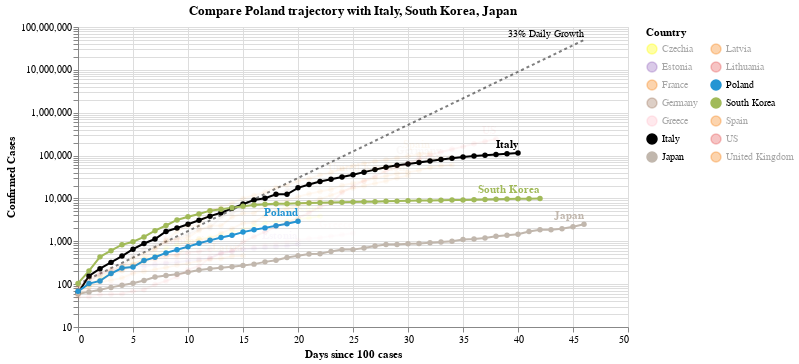

Notebook code cell kept with this figure:
### Code cell
#hide_input
chart3 = make_since_chart(['Poland'])
chart3

### Figure 1 — Vega-Lite specification as saved in the notebook (floating-point values rounded to 4 significant figures; data arrays with more than 128 entries replaced by an {"elided": "..."} marker saying what was removed)
{"config": {"view": {"continuousWidth": 400, "continuousHeight": 300}}, "layer": [{"mark": {"type": "line", "color": "black", "opacity": 0.5, "strokeDash": [3, 3]}, "encoding": {"x": {"type": "quantitative", "field": "Days since 100 cases"}, "y": {"type": "quantitative", "field": "Confirmed Cases"}}}, {"mark": {"type": "text", "align": "right", "dy": -6, "fontSize": 10, "text": "33% Daily Growth"}, "encoding": {"x": {"type": "quantitative", "field": "Days since 100 cases"}, "y": {"type": "quantitative", "field": "Confirmed Cases"}}, "transform": [{"filter": "(datum['Days since 100 cases'] >= 46)"}]}, {"data": {"name": "data-b733c0c76dd7a9fe1c9ecd5a2d86b7e3"}, "mark": {"type": "line", "point": true}, "encoding": {"color": {"type": "nominal", "field": "Country", "legend": {"columns": 2}, "scale": {"domain": ["Czechia", "Estonia", "France", "Germany", "Greece", "Italy", "Japan", "Latvia", "Lithuania", "Poland", "South Korea", "Spain", "US", "United Kingdom"], "range": ["yellow", "#9467bd", "#F58518", "#9D755D", "pink", "black", "#C1B7AD", "#F58518", "#E45756", "#2495D3", "#A1BA59", "#F58518", "#E45756", "#F58518"]}}, "opacity": {"condition": {"value": 1, "selection": "selector001"}, "value": 0.05}, "tooltip": [{"type": "nominal", "field": "Country"}, {"type": "temporal", "field": "Date"}, {"type": "quantitative", "field": "Confirmed Cases"}, {"type": "quantitative", "field": "Days since 100 cases"}], "x": {"type": "quantitative", "field": "Days since 100 cases"}, "y": {"type": "quantitative", "field": "Confirmed Cases", "scale": {"type": "log"}}}, "selection": {"selector001": {"type": "multi", "fields": ["Country"], "bind": "legend", "init": [{"Country": "Poland"}, {"Country": "Italy"}, {"Country": "South Korea"}, {"Country": "Japan"}]}}, "width": 550}, {"data": {"name": "data-b733c0c76dd7a9fe1c9ecd5a2d86b7e3"}, "mark": {"type": "text", "align": "right", "dy": -8, "fontWeight": "bold"}, "encoding": {"color": {"type": "nominal", "field": "Country", "legend": {"columns": 2}, "scale": {"domain": ["Czechia", "Estonia", "France", "Germany", "Greece", "Italy", "Japan", "Latvia", "Lithuania", "Poland", "South Korea", "Spain", "US", "United Kingdom"], "range": ["yellow", "#9467bd", "#F58518", "#9D755D", "pink", "black", "#C1B7AD", "#F58518", "#E45756", "#2495D3", "#A1BA59", "#F58518", "#E45756", "#F58518"]}}, "opacity": {"condition": {"value": 1, "selection": "selector001"}, "value": 0.05}, "text": {"type": "nominal", "field": "Country"}, "tooltip": [{"type": "nominal", "field": "Country"}, {"type": "temporal", "field": "Date"}, {"type": "quantitative", "field": "Confirmed Cases"}, {"type": "quantitative", "field": "Days since 100 cases"}], "x": {"type": "quantitative", "field": "Days since 100 cases"}, "y": {"type": "quantitative", "field": "Confirmed Cases", "scale": {"type": "log"}}}, "transform": [{"filter": "(datum['Date'] >= 1585785600000)"}], "width": 550}], "data": {"name": "data-fb034523a79fa084eb8c9393daf26996"}, "title": "Compare Poland trajectory with Italy, South Korea, Japan", "$schema": "https://vega.github.io/schema/vega-lite/v4.0.2.json", "datasets": {"data-fb034523a79fa084eb8c9393daf26996": [{"Days since 100 cases": 0, "Confirmed Cases": 100.0}, {"Days since 100 cases": 1, "Confirmed Cases": 133.0}, {"Days since 100 cases": 2, "Confirmed Cases": 176.9}, {"Days since 100 cases": 3, "Confirmed Cases": 235.3}, {"Days since 100 cases": 4, "Confirmed Cases": 312.9}, {"Days since 100 cases": 5, "Confirmed Cases": 416.2}, {"Days since 100 cases": 6, "Confirmed Cases": 553.5}, {"Days since 100 cases": 7, "Confirmed Cases": 736.1}, {"Days since 100 cases": 8, "Confirmed Cases": 979.1}, {"Days since 100 cases": 9, "Confirmed Cases": 1302.0}, {"Days since 100 cases": 10, "Confirmed Cases": 1732.0}, {"Days since 100 cases": 11, "Confirmed Cases": 2303.0}, {"Days since 100 cases": 12, "Confirmed Cases": 3064.0}, {"Days since 100 cases": 13, "Confirmed Cases": 4074.0}, {"Days since 100 cases": 14, "Confirmed Cases": 5419.0}, {"Days since 100 cases": 15, "Confirmed Cases": 7207.0}, {"Days since 100 cases": 16, "Confirmed Cases": 9586.0}, {"Days since 100 cases": 17, "Confirmed Cases": 12750.0}, {"Days since 100 cases": 18, "Confirmed Cases": 16960.0}, {"Days since 100 cases": 19, "Confirmed Cases": 22550.0}, {"Days since 100 cases": 20, "Confirmed Cases": 29990.0}, {"Days since 100 cases": 21, "Confirmed Cases": 39890.0}, {"Days since 100 cases": 22, "Confirmed Cases": 53060.0}, {"Days since 100 cases": 23, "Confirmed Cases": 70560.0}, {"Days since 100 cases": 24, "Confirmed Cases": 93850.0}, {"Days since 100 cases": 25, "Confirmed Cases": 124800.0}, {"Days since 100 cases": 26, "Confirmed Cases": 166000.0}, {"Days since 100 cases": 27, "Confirmed Cases": 220800.0}, {"Days since 100 cases": 28, "Confirmed Cases": 293700.0}, {"Days since 100 cases": 29, "Confirmed Cases": 390600.0}, {"Days since 100 cases": 30, "Confirmed Cases": 519500.0}, {"Days since 100 cases": 31, "Confirmed Cases": 690900.0}, {"Days since 100 cases": 32, "Confirmed Cases": 918900.0}, {"Days since 100 cases": 33, "Confirmed Cases": 1222000.0}, {"Days since 100 cases": 34, "Confirmed Cases": 1625000.0}, {"Days since 100 cases": 35, "Confirmed Cases": 2162000.0}, {"Days since 100 cases": 36, "Confirmed Cases": 2875000.0}, {"Days since 100 cases": 37, "Confirmed Cases": 3824000.0}, {"Days since 100 cases": 38, "Confirmed Cases": 5086000.0}, {"Days since 100 cases": 39, "Confirmed Cases": 6764000.0}, {"Days since 100 cases": 40, "Confirmed Cases": 8996000.0}, {"Days since 100 cases": 41, "Confirmed Cases": 11970000.0}, {"Days since 100 cases": 42, "Confirmed Cases": 15910000.0}, {"Days since 100 cases": 43, "Confirmed Cases": 21170000.0}, {"Days since 100 cases": 44, "Confirmed Cases": 28150000.0}, {"Days since 100 cases": 45, "Confirmed Cases": 37440000.0}, {"Days since 100 cases": 46, "Confirmed Cases": 49790000.0}], "data-b733c0c76dd7a9fe1c9ecd5a2d86b7e3": {"elided": "423 records"}}}
